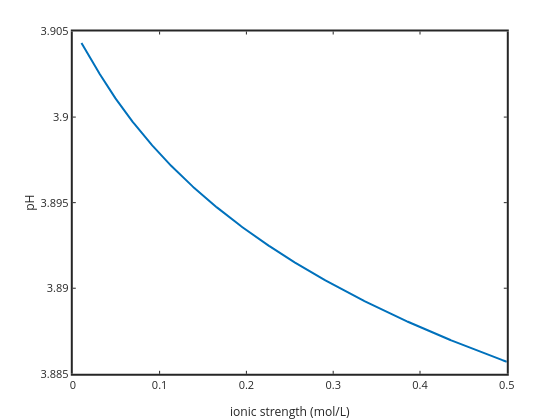
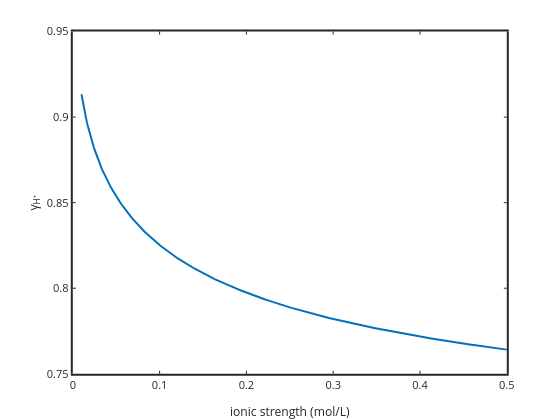

The code cell stored with these charts, in order, in its notebook:
### Markdown cell above
Start with 0.001 M acetic acid.  We know the pH can be determined by solving the quadratic to determine H+.  the quadratic (we derived before)

a=1, b=Ka, c=-KaAT

we will run ionic strength from 0.01 to 0.5 and see how pH changes.  Experimentally we would do this by adding an ionic strength buffer ... we can't do an ionic strength buffer less than 0.01 because of the "rule of thumb" that an ionic strength buffer needs to be at least 10X higher in conc than the other species.  At 0.001 total acid we would defintely have less than 0.001 molar charged ions so we are safe here (even if acetic acid were a strong acid and it is of course a weak acid).

For each ionic strength we simply change the Ka value from the thermodynamic value to a new value conditional on ionic strength.  then solve for pH as usual.  Beause we are doing things the "thermodynamically correct way" we also will convert the final pH to make sure we reporting pH in activity not concentration units (definition of pH = -log(H+)).

we need to look up the size parameter.  for H+ this is 900 pm.  For Ac- this is 450 pm.  HAc is neutral so no correction needed, gamma(HAc)=1 and (HAc)=[HAc].

to do the Ka correction ...

$$K_a^{thermo}=\dfrac{(H^+)(Ac^-)}{(HAc)} $$

sub in definition of activity

$$K_a^{thermo}=\dfrac{\gamma_H[H^+]\gamma_{Ac}[Ac^-]}{\gamma_{HAc}[HAc]} $$

pull out the constant terms and put in $\gamma_{HAc}=1$

$$K_a^{thermo}=\dfrac{\gamma_H\gamma_{Ac}}{1}\times \dfrac{[H^+][Ac^-]}{[HAc]} $$

notice that the ratio of products over reactants is the concentraition equilibrium constant

$$K_a^{thermo}=\dfrac{\gamma_H\gamma_{Ac}}{1}\times K_a^{conc} $$

solve for $K_a^{conc}$

$$K_a^{conc}=\dfrac{ K_a^{thermo}}{\gamma_H\gamma_{Ac}} $$

### Code cell
Ka=10^-4.75; u=0.01:0.001:0.5; AT=0.001;

for i=1:length(u)
    loggammaH=-0.51*sqrt(u(i))/(1+900*sqrt(u(i))/305);gammaH(i)=10^loggammaH;
    loggammaAc=-0.51*sqrt(u(i))/(1+450*sqrt(u(i))/305);gammaAc=10^loggammaAc;
    Kaconc=Ka/(gammaH(i)*gammaAc);
    a=1;
    b=Kaconc;
    c=-Kaconc*AT;
    t=roots([a b c]); H=t(real(t)>0&imag(t)==0);
    pH(i)=-log10(H*gammaH(i));    
end

figure(1); plot(u,pH,'linewidth',2)
xlabel('ionic strength (mol/L)'); ylabel('pH'); set(gca,'linewidth',2,'fontsize',11)

figure(2); plot(u,gammaH,'linewidth',2); 
xlabel('ionic strength (mol/L)'); ylabel('\gamma_{H^+}'); set(gca,'linewidth',2,'fontsize',11)

### Figure 1 — Plotly figure (JSON) as saved in the notebook; plotly's stock layout.template omitted (floating-point values rounded to 4 significant figures; data arrays with more than 128 entries replaced by an {"elided": "..."} marker saying what was removed)
{"data": [{"line": {"color": "rgb(0,113,188)", "dash": "solid", "width": 2}, "marker": {"color": "rgb(0,113,188)", "line": {"color": "rgb(0,113,188)"}, "size": 6, "symbol": "none"}, "mode": "lines", "name": "", "showlegend": false, "type": "scatter", "visibility": true, "x": {"elided": "491 float values"}, "xaxis": "x", "y": {"elided": "491 float values"}, "yaxis": "y"}], "layout": {"height": 420, "hovermode": "closest", "margin": {"b": 0, "l": 0, "r": 0, "t": 0}, "plot_bgcolor": "rgba(0,0,0,0)", "showlegend": false, "width": 560, "xaxis": {"anchor": "y", "autorange": false, "domain": [0.13, 0.905], "exponentformat": "none", "gridcolor": "rgba(38,38,38,0.15)", "gridwidth": 2, "linecolor": "rgb(38,38,38)", "linewidth": 2, "mirror": "ticks", "range": [0, 0.5], "showgrid": false, "showline": true, "side": "bottom", "spikedash": "solid", "spikemode": "across", "spikesides": false, "spikethickness": 1, "tickangle": 0, "tickcolor": "rgb(38,38,38)", "tickfont": {"color": "rgb(38,38,38)", "size": 11}, "ticklen": 3, "ticks": "inside", "ticktext": ["0", "0.1", "0.2", "0.3", "0.4", "0.5"], "tickvals": [0, 0.1, 0.2, 0.3, 0.4, 0.5], "title": {"font": {"color": "rgb(38,38,38)", "size": 12.1}, "text": "ionic strength (mol/L)"}, "type": "linear", "visible": true, "zeroline": false}, "yaxis": {"anchor": "x", "autorange": false, "domain": [0.11, 0.925], "exponentformat": "none", "gridcolor": "rgba(38,38,38,0.15)", "gridwidth": 2, "linecolor": "rgb(38,38,38)", "linewidth": 2, "mirror": "ticks", "range": [3.885, 3.905], "showgrid": false, "showline": true, "side": "left", "spikedash": "solid", "spikemode": "across", "spikesides": false, "spikethickness": 1, "tickangle": 0, "tickcolor": "rgb(38,38,38)", "tickfont": {"color": "rgb(38,38,38)", "size": 11}, "ticklen": 3, "ticks": "inside", "ticktext": ["3.885", "3.89", "3.895", "3.9", "3.905"], "tickvals": [3.885, 3.89, 3.895, 3.9, 3.905], "title": {"font": {"color": "rgb(38,38,38)", "size": 12.1}, "text": "pH"}, "type": "linear", "visible": true, "zeroline": false}}}

### Figure 2 — Plotly figure (JSON) as saved in the notebook; plotly's stock layout.template omitted (floating-point values rounded to 4 significant figures; data arrays with more than 128 entries replaced by an {"elided": "..."} marker saying what was removed)
{"data": [{"line": {"color": "rgb(0,113,188)", "dash": "solid", "width": 2}, "marker": {"color": "rgb(0,113,188)", "line": {"color": "rgb(0,113,188)"}, "size": 6, "symbol": "none"}, "mode": "lines", "name": "", "showlegend": false, "type": "scatter", "visibility": true, "x": {"elided": "491 float values"}, "xaxis": "x", "y": {"elided": "491 float values"}, "yaxis": "y"}], "layout": {"height": 420, "hovermode": "closest", "margin": {"b": 0, "l": 0, "r": 0, "t": 0}, "plot_bgcolor": "rgba(0,0,0,0)", "showlegend": false, "width": 560, "xaxis": {"anchor": "y", "autorange": false, "domain": [0.13, 0.905], "exponentformat": "none", "gridcolor": "rgba(38,38,38,0.15)", "gridwidth": 2, "linecolor": "rgb(38,38,38)", "linewidth": 2, "mirror": "ticks", "range": [0, 0.5], "showgrid": false, "showline": true, "side": "bottom", "spikedash": "solid", "spikemode": "across", "spikesides": false, "spikethickness": 1, "tickangle": 0, "tickcolor": "rgb(38,38,38)", "tickfont": {"color": "rgb(38,38,38)", "size": 11}, "ticklen": 3, "ticks": "inside", "ticktext": ["0", "0.1", "0.2", "0.3", "0.4", "0.5"], "tickvals": [0, 0.1, 0.2, 0.3, 0.4, 0.5], "title": {"font": {"color": "rgb(38,38,38)", "size": 12.1}, "text": "ionic strength (mol/L)"}, "type": "linear", "visible": true, "zeroline": false}, "yaxis": {"anchor": "x", "autorange": false, "domain": [0.11, 0.925], "exponentformat": "none", "gridcolor": "rgba(38,38,38,0.15)", "gridwidth": 2, "linecolor": "rgb(38,38,38)", "linewidth": 2, "mirror": "ticks", "range": [0.75, 0.95], "showgrid": false, "showline": true, "side": "left", "spikedash": "solid", "spikemode": "across", "spikesides": false, "spikethickness": 1, "tickangle": 0, "tickcolor": "rgb(38,38,38)", "tickfont": {"color": "rgb(38,38,38)", "size": 11}, "ticklen": 3, "ticks": "inside", "ticktext": ["0.75", "0.8", "0.85", "0.9", "0.95"], "tickvals": [0.75, 0.8, 0.85, 0.9, 0.95], "title": {"font": {"color": "rgb(38,38,38)", "size": 12.1}, "text": "&#947;<sub>H<sup>+</sup></sub>"}, "type": "linear", "visible": true, "zeroline": false}}}
